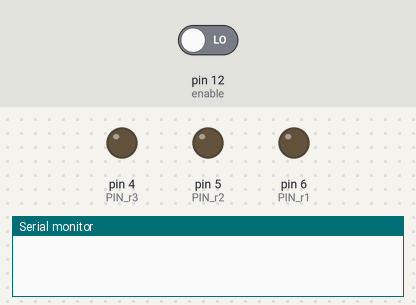
Recording of a sketch running on a simulated Arduino Uno, built with avr-gcc and run on an emulated ATmega328P. On the bench: output pins drawn as LEDs (lit = HIGH), the last lines printed to the serial monitor. The inputs (shaded band) are chosen by the test bench; at power-on: pin 12 (enable) LOW.

Above: at 1.2 s.
1.3 s: pin 12 (enable) driven HIGH
At 1.45 s:
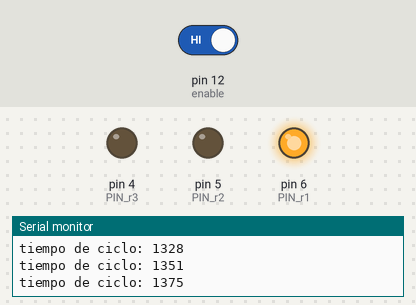
At 3.4 s:
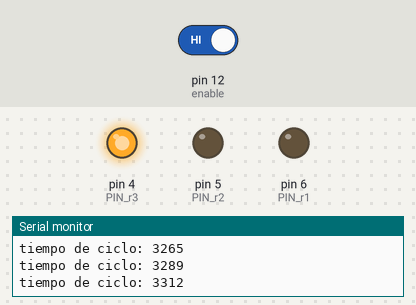
4.3 s: pin 12 (enable) driven LOW
At 5.2 s:
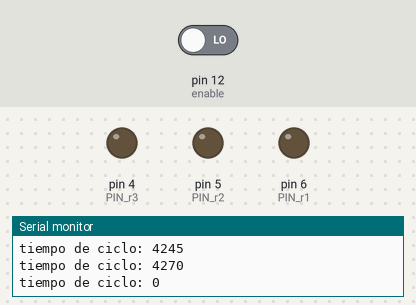
Timing chart, 0 to 7.3 s (numbered marks = the images above; inputs shaded):
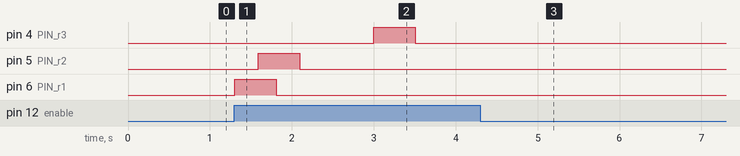

Measured:
- after the input at 1.3 s, pin 4 (PIN_r3): LOW → HIGH after 1.7 s, → LOW 0.50 s later; pin 5 (PIN_r2): LOW → HIGH after 0.29 s, → LOW 0.50 s later; pin 6 (PIN_r1): LOW → HIGH at once, → LOW 0.51 s later
- after the input at 4.3 s, pin 4 (PIN_r3), pin 5 (PIN_r2), pin 6 (PIN_r1): stops changing and stays LOW

The sketch:

encendidoSecuencial.ino
```cpp
//Constantes
const int T_pulso = 500;                      //Tiempo que va a estar encendida la resistencia
const int tiempo_retardo_inicial = 5000;      //Tiempo entre pulso cuando se enciende el horno
const long tiempo_esperado = 30000;           //Tiempo que va a transcurrir hasta que las 3 resistencias queden encendidas
long tiempo_inicio;                           //Tiempo en el que arranca el programa
long tiempo_ciclo;                            //Contador de tiempo del ciclo
long tiempo_inicio_ultimo_ciclo;              //Marca cuando inicio el ultimo ciclo
boolean encendido_constante;                  //Esto se usa para que una vez que se llego al tiempo deseado, se mantenga encendido fijo
//Pines
const int PIN_r1 = 6;
const int PIN_r2 = 5;
const int PIN_r3 = 4;
const int enable = 12;


// "Objeto" resistencia
struct Resistencia {
  int pin;                                  //Pin asignado a la resistencia
  unsigned long ultimoPulsado;              //Cuanto paso desde que encendio
  bool estado;                              //Si esta encendida o no
  bool encendio_ciclo;                      //Esto indica si en ese ciclo ya encendio la resistencia, para poder apagarla
};

//Configuracion del horno
Resistencia resistencias[3] = {
  {PIN_r1, 0, false, false},
  {PIN_r2, 0, false, false},
  {PIN_r3, 0, false, false}
};

//Funcion lineal que determina tiempo de retardo entre encendidos
long funcion_tiempo(long tiempo_esperado) {
  long tiempo_programa = millis() - tiempo_inicio;
  long tiempo_retardo = tiempo_retardo_inicial - (tiempo_retardo_inicial * tiempo_programa) / tiempo_esperado;
  return tiempo_retardo;
}

void setup() {
  Serial.begin(9600);
  pinMode(enable, INPUT);
  pinMode(resistencias[0].pin, OUTPUT);
  pinMode(resistencias[1].pin, OUTPUT);
  pinMode(resistencias[2].pin, OUTPUT);
  digitalWrite(resistencias[0].pin, LOW);
  digitalWrite(resistencias[1].pin, LOW);
  digitalWrite(resistencias[2].pin, LOW);
  tiempo_ciclo = 0;
  tiempo_inicio = millis();
  encendido_constante = false;
}

void loop() {
  if (!encendido_constante && digitalRead(enable)){
    long retardo = funcion_tiempo(tiempo_esperado);
    tiempo_ciclo = millis() - tiempo_inicio_ultimo_ciclo;
    if (tiempo_ciclo > retardo){
      //Aca si se entra es porque se termino un ciclo y hay que reiniciar las variables
      tiempo_inicio_ultimo_ciclo = millis();
      resistencias[0].encendio_ciclo = false;
      resistencias[1].encendio_ciclo = false;
      resistencias[2].encendio_ciclo = false;
      tiempo_ciclo = 0; //Esto para evitar problemas de entrar en el if
    }
      //Por cada resistencia
    for (int i = 0; i < 3; i++) {
      //Si la resistencia esta apagada y en lo que va del ciclo no encendio y ademas, el tiempo que va del ciclo es mayor al tercio correspondiente a la resistencia, enciende
      if (!resistencias[i].estado && !resistencias[i].encendio_ciclo && tiempo_ciclo > i*(retardo/3)) {
          digitalWrite(resistencias[i].pin, HIGH);
          resistencias[i].estado = true;
          resistencias[i].encendio_ciclo = true;
          resistencias[i].ultimoPulsado = millis();
      }
      //Apagar si ya paso su tiempo
      if (resistencias[i].estado && millis() - resistencias[i].ultimoPulsado > T_pulso) {
          digitalWrite(resistencias[i].pin, LOW);
          resistencias[i].estado = false;
      }
    }
    //En el caso de que ya el retardo se haya hecho 0 se quedan las 3 resistencias prendidas.
    if (retardo < 0){
      encendido_constante = true;
    }
    Serial.print("tiempo de ciclo: ");
    Serial.println(tiempo_ciclo);
  }
  else if(digitalRead(enable)){
    digitalWrite(resistencias[0].pin, HIGH);
    digitalWrite(resistencias[1].pin, HIGH);
    digitalWrite(resistencias[2].pin, HIGH);
   }
  else {
    digitalWrite(resistencias[0].pin, LOW);
    digitalWrite(resistencias[1].pin, LOW);
    digitalWrite(resistencias[2].pin, LOW);
  }
}
```
